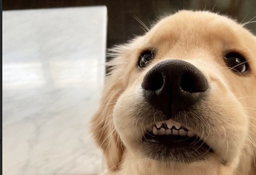
#> input picture notebooks/data/dog.png, 256 x 175 px, shrunk from 880 x 602 before the run
$ jupyter execute image.ipynb
#> lines starting #> are read from the running program, lines starting #| are printed output that depends on the picture
[cell 1]
from PIL import Image
import numpy as np

[cell 2]
dog_image = Image.open("data/dog.png").convert("RGB")
dog_image

[cell 3]
dog_ndarray = np.array(dog_image)

[cell 4]
H, W, C = dog_ndarray.shape
#> H = 175; W = 256; C = 3
print(f"{dog_ndarray.shape = }")
#| dog_ndarray.shape = (175, 256, 3)
print(f"Interpretation ------ Height {H=}, Width {W=}, Channels {C=}")
#| Interpretation ------ Height H=175, Width W=256, Channels C=3

## I want to just have a flat array of all the colors

[cell 5]
# flatten down to the colors channels
dog_colors = dog_ndarray.reshape(-1, C)
print(f"{np.unique(dog_colors, axis=0).size:,}")
#| 74,334

250k different colors in this image!

[cell 6]
print(dog_colors[:10])
#| [[38 39 41]
#|  [38 40 42]
#|  [28 21 16]
#|  [21 10  1]
#|  [21 10  3]
#|  [24 11  4]
#|  [29 18 10]
#|  [24 14  6]
#|  [26 15  7]
#|  [25 14  6]]
dog_colors.shape
#> Out = (44800, 3)

Pick the most important color by taking the center of the data

[cell 7]
color = dog_colors.mean(axis=0, keepdims=True).astype("int")
#> color = [[165, 149, 131]]
print(color)
#| [[165 149 131]]

replace all the pixels in the image with my one color

[cell 8]
num_colors = H*W
#> num_colors = 44800
new_color_ndarray = np.tile(color, num_colors).reshape(num_colors, 3)

[cell 9]
new_image = new_color_ndarray.reshape(H, W, 3)
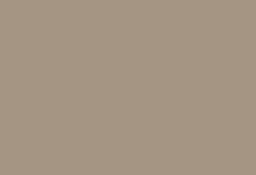
#> new_image: shape (175, 256, 3) int64; mean of channels 0, 1, 2 165, 149, 131; drawn as R, G, B

[cell 10]
Image.fromarray(np.uint8(new_image))

Not great! But not totally bad either! That kinda looks like the main and important color from the original image.

Now, how about two colors?

I could partition the data, then do an average once again. This is just k-means at play, let's do that.

[cell 11]
from sklearn.cluster import KMeans

def k_means(X, k=2):
    kmeans = KMeans(n_clusters=k, random_state=0).fit(X)
    return kmeans.cluster_centers_.astype("int"), kmeans.labels_

[cell 12]
colors, labels = k_means(dog_colors, k=2)
#> colors = [[213, 197, 177], [67, 50, 37]]

[cell 13]
colors
#> Out = [[213, 197, 177], [67, 50, 37]]

then assign the original colors based on which color the cluster belonged to

[cell 14]
def assign_colors(labels, colors, k=2):
#> called with labels = array of shape (44800,), colors = array of shape (2, 3), k = 2
	new_color_ndarray = np.zeros((labels.shape[0], 3))
	for i in range(k):
		new_color_ndarray[labels == i] = colors[i]
	return np.uint8(new_color_ndarray)

new_image = assign_colors(labels, colors, k=2).reshape(H, W, 3)
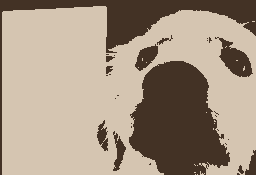
#> new_image: shape (175, 256, 3); mean of channels 0, 1, 2 165.1, 148.8, 131.1; drawn as R, G, B

[cell 15]
Image.fromarray(new_image)

Awesome! Let's put this in one function and generate a ton at different K

[cell 16]
def k_means_quantization(image_ndarray: np.ndarray, k=2):
#> called with k = 4
	H, W, C = image_ndarray.shape
#> H = 175; W = 256; C = 3
	colors, labels = k_means(image_ndarray.reshape(-1, C), k)
#> colors = [[223, 216, 206], [39, 27, 19], [123, 96, 71], [199, 163, 127]]
	quantized_image = assign_colors(labels, colors, k).reshape(H, W, C)
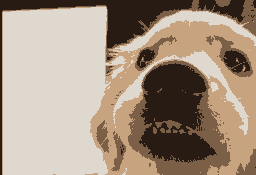
#> quantized_image: shape (175, 256, 3); mean of channels 0, 1, 2 165.6, 148.4, 131; drawn as R, G, B
	return Image.fromarray(quantized_image.astype(np.uint8))

[cell 17]
k_means_quantization(image_ndarray=dog_ndarray, k=4)

[cell 18]
k_means_quantization(image_ndarray=dog_ndarray, k=16)
#> in k_means_quantization (call 2), `colors, labels = k_means(image_ndarray.reshape(-1, C), k)`: colors = 16 rows, first 8: [213, 208, 198], [81, 64, 47], [168, 129, 94], [208, 169, 129], [37, 25, 17], [111, 86, 64], [241, 240, 236], [218, 187, 150]

[cell 19]
k_means_quantization(image_ndarray=dog_ndarray, k=32)
#> in k_means_quantization (call 3), `colors, labels = k_means(image_ndarray.reshape(-1, C), k)`: colors = 32 rows, first 8: [211, 208, 200], [67, 51, 36], [163, 127, 94], [208, 178, 144], [26, 14, 9], [225, 224, 220], [194, 160, 126], [97, 83, 68]

[cell 20]
k_means_quantization(image_ndarray=dog_ndarray, k=64)
#> in k_means_quantization (call 4), `colors, labels = k_means(image_ndarray.reshape(-1, C), k)`: colors = 64 rows, first 8: [210, 209, 205], [67, 51, 36], [178, 143, 108], [30, 17, 11], [207, 177, 143], [128, 103, 79], [243, 242, 238], [227, 218, 205]

[cell 21]
k_means_quantization(image_ndarray=dog_ndarray, k=128)
#> in k_means_quantization (call 5), `colors, labels = k_means(image_ndarray.reshape(-1, C), k)`: colors = 128 rows, first 8: [208, 208, 204], [64, 47, 31], [183, 144, 108], [37, 22, 13], [210, 180, 144], [124, 104, 84], [239, 237, 233], [232, 221, 207]

[cell 22]
# sizes = [1, 2, 4, 8, 16, 32, 64, 128]
sizes = [256]
#> sizes = [256]
for s in sizes:
    k_means_quantization(dog_ndarray, k=s).save(f"{s}.png")
#> this loop made 1 pass
#> (s, H in k_means_quantization, W in k_means_quantization, C in k_means_quantization) on pass 1: (256, 175, 256, 3)
